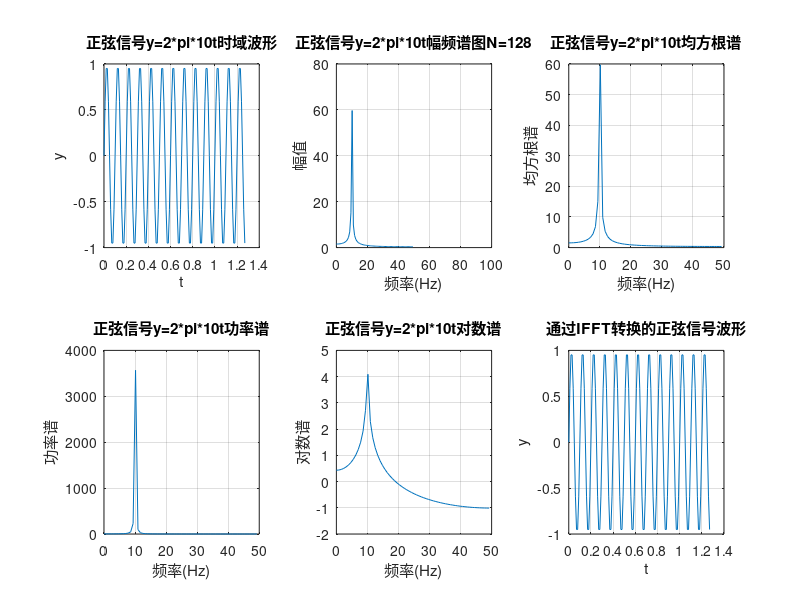

The MATLAB script that drew this image:
fs=100;%设定采样频率
N=128;
n=0:N-1;
t=n/fs;
f0=10;%设定正弦信号频率

%% 生成正弦信号
x=sin(2*pi*f0*t);
figure(1);
subplot(231);
plot(t,x);%作正弦信号的时域波形
xlabel('t');
ylabel('y');
title('正弦信号y=2*pi*10t时域波形');
grid;

%% 进行FFT变换并做频谱图
y=fft(x,N);%进行fft变换
mag=abs(y);%求幅值
m=length(y);
f=(0:m/2-1)'*fs/m;%进行对应的频率转换
figure(1);
subplot(232);
plot(f,mag(1:m/2));%做频谱图
axis([0,100,0,80]);
xlabel('频率(Hz)');
ylabel('幅值');
title('正弦信号y=2*pi*10t幅频谱图N=128');
grid;

%% 求均方根谱
sq=abs(y);
figure(1);
subplot(233);
plot(f,sq(1:m/2));
xlabel('频率(Hz)');
ylabel('均方根谱');
title('正弦信号y=2*pi*10t均方根谱');
grid;

%% 求功率谱
power=sq.^2;
figure(1);
subplot(234);
plot(f,power(1:m/2));
xlabel('频率(Hz)');
ylabel('功率谱');
title('正弦信号y=2*pi*10t功率谱');
grid;
%求对数谱
ln=log(sq);
figure(1);
subplot(235);
plot(f,ln(1:m/2));
xlabel('频率(Hz)');
ylabel('对数谱');
title('正弦信号y=2*pi*10t对数谱');
grid;
%用IFFT恢复原始信号
xifft=ifft(y);
magx=real(xifft);
ti=[0:length(xifft)-1]/fs;
figure(1);
subplot(236);
plot(ti,magx);
xlabel('t');
ylabel('y');
title('通过IFFT转换的正弦信号波形');
grid;